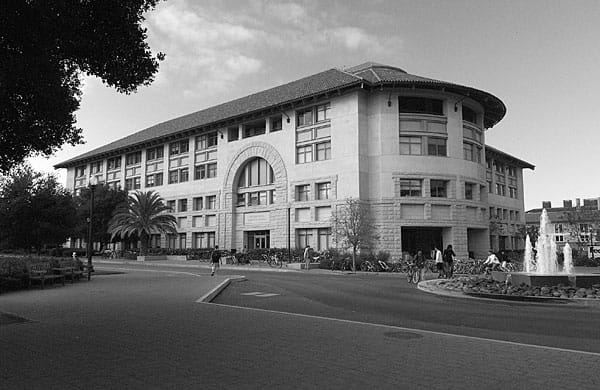
#> input picture Computer Vision Libraries/building.jpeg, 600 x 390 px
$ python canny.py
#> lines starting #> are read from the running program, lines starting #| are printed output that depends on the picture; after the words box and inside, x2 and y2 are one past the last pixel; in counts of white or black regions, pixels touching at a corner belong together
import numpy as np
import matplotlib.pyplot as plt
import cv2 as cv
import math


def convolve(r,c,r2,c2,kernal,img,result):
    for i in range (round(r2/2),r-round(r2/2)):
        for j in range (round(r2/2),c-round(r2/2)):
            i1=round(i-(r2/2))
            for k in range (r2):
                j1=round(j-(r2/2))
                for l in range (c2):
                    result[i,j]+=kernal[k,l]*img[i1,j1]
                    j1=j1+1
                i1=i1+1
    return result

def normalize(tempArray):
    result=np.zeros(tempArray.shape,dtype='uint8')
    minimum=tempArray.min()
    maximum=tempArray.max()
    r,c=tempArray.shape
    for i in range (1,r-1):
        for j in range(1,c-1):
            result[i,j]=((tempArray[i,j]-minimum)*255)/(maximum-minimum)
    return result

def normalizeDirection(directionMatrix):
    r,c=directionMatrix.shape
    for i in range (r):
        for j in range (c):
            if(directionMatrix[i,j]>=-22.5 and directionMatrix[i,j]<22.5):
                directionMatrix[i,j]=0
            elif(directionMatrix[i,j]>=22.5 and directionMatrix[i,j]<67.5):
                directionMatrix[i,j]=45
            elif(directionMatrix[i,j]>=-67.5 and directionMatrix[i,j]<-22.5):
                directionMatrix[i,j]=135
            else:
                # i.e directionMatrix[i,j]>=-90 and directionMatrix[i,j]<-67.5
                # or directionMatrix[i,j]>=67.5 and directionMatrix[i,j]<=90
                directionMatrix[i,j]=90
    return directionMatrix


def hysterisis(r,c,img,copy,highThreshold,lowThreshold):
    for i in range(1,r-1):
        for j in range(1,c-1):

            if(copy[i,j]<=lowThreshold):
                img[i,j]=0

            elif(copy[i,j]>=highThreshold):
                img[i,j]=255

            elif(copy[i,j]>lowThreshold and copy[i,j]<highThreshold):

                if(   copy[i-1,j]>highThreshold
                   or copy[i+1,j]>highThreshold
                   or copy[i,j+1]>highThreshold
                   or copy[i,j-1]>highThreshold
                   or copy[i-1,j-1]>highThreshold
                   or copy[i+1,j+1]>highThreshold
                   or copy[i-1,j+1]>highThreshold
                   or copy[i+1,j-1]>highThreshold):

                    img[i,j]=255

                else:
                    img[i,j]=0

    return img

img=cv.imread('building.jpeg',0)
#> img is the input picture: shape (390, 600); min 0, max 255, mean 109.7
img = np.pad(img, 1, mode='constant', constant_values=0)
#> img: shape (392, 602)
r,c=img.shape
#> r = 392; c = 602

plt.imshow(img,cmap="gray")
plt.title("Original")
plt.show()
plt.close()

gaussImg=cv.GaussianBlur(img,(5,5),0,1)


plt.imshow(gaussImg,cmap="gray")
plt.title("BLUR")
plt.show()
plt.close()

Mx=np.array([[1,0,-1],
             [2,0,-2],
             [1,0,-1]])


My=np.array([[ 1, 2, 1],
             [ 0, 0, 0],
             [-1,-2,-1]])

img_copy2=np.zeros(img.shape,dtype='float64')
sobelX=convolve(r,c,3,3,Mx,gaussImg,img_copy2)
#> after the loop in convolve, `for i in range (round(r2/2),r-round(r2/2)):`:
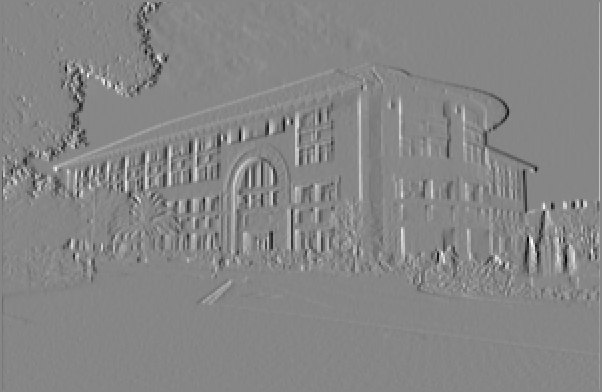
#> result: shape (392, 602) float64; min -522, max 467, mean -1.3; drawn with min black and max white

img_copy3=np.zeros(img.shape,dtype='float64')
sobelY=convolve(r,c,3,3,My,gaussImg,img_copy3)
#> call 2 of convolve, with r = 392, c = 602, r2 = 3, c2 = 3, kernal = array of shape (3, 3)
#> after the loop in convolve (call 2), `for i in range (round(r2/2),r-round(r2/2)):`:
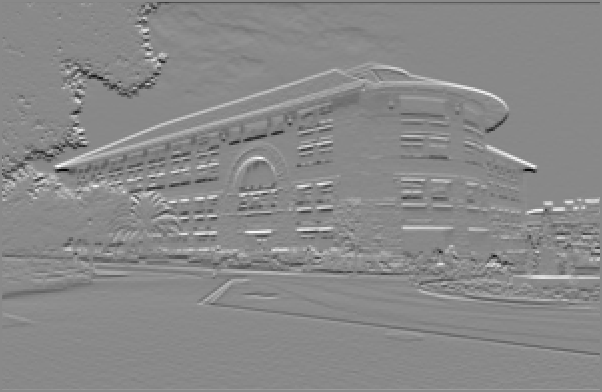
#> result: shape (392, 602) float64; min -562, max 483, mean 0.9; drawn with min black and max white

sobel=np.zeros(img.shape,dtype='uint8')


tempArray=np.zeros(img.shape,dtype='float64')

for i in range (r):
    for j in range (c):
        tempArray[i,j]=((sobelX[i,j]**2)+(sobelY[i,j]**2))**(1/2.0)
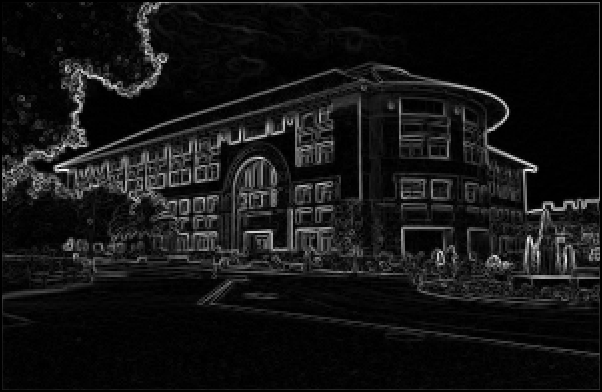
#> tempArray: shape (392, 602) float64; min 0, max 563.9, mean 45.3; drawn with min black and max white

sobel=normalize(tempArray)
#> in normalize, `minimum=tempArray.min()`: minimum = 0
#> in normalize, `maximum=tempArray.max()`: maximum = 563.9

plt.imshow(sobel,cmap="gray")
plt.title("SOBEL")
plt.show()
plt.close()

directionMatrix=np.zeros(img.shape,dtype='float64')

for i in range (r):
    for j in range (c):
        if(sobelX[i,j]!=0):
            directionMatrix[i,j]=math.degrees(math.atan(sobelY[i,j]/sobelX[i,j]))
        else:
            directionMatrix[i,j]=90
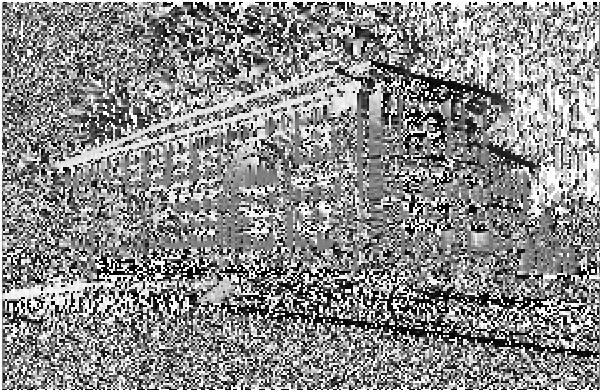
#> directionMatrix: shape (392, 602) float64; min -89.87, max 90, mean 8.7; drawn with min black and max white

directionMatrix=normalizeDirection(directionMatrix)
#> after the loop in normalizeDirection, `for i in range (r):`:
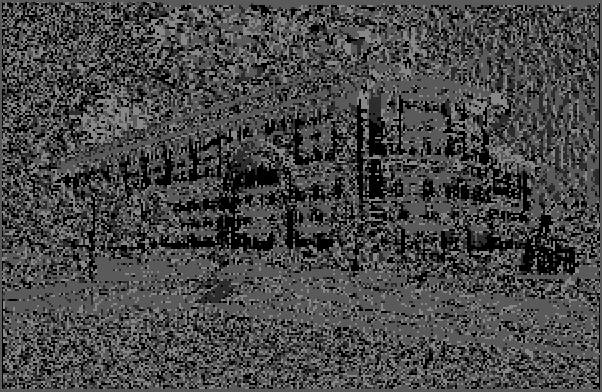
#> directionMatrix: shape (392, 602) float64; min 0, max 135, mean 71.6

# NON MAXIMA SUPPREWSSION
canny=np.zeros(img.shape,dtype='float64')
canny[:][:]=sobel[:][:]

for i in range (1,r-1):
    for j in range (1,c-1):
        if(directionMatrix[i,j]==0):
            if(not(canny[i,j]>canny[i,j-1] and canny[i,j]>canny[i,j+1])):
                canny[i,j]=0
        elif(directionMatrix[i,j]==90):
            if(not(canny[i,j]>canny[i-1,j] and canny[i,j]>canny[i+1,j])):
                canny[i,j]=0
        elif(directionMatrix[i,j]==45):
            if(not(canny[i,j]>canny[i-1,j+1] and canny[i,j]>canny[i+1,j-1])):
                canny[i,j]=0
        elif(directionMatrix[i,j]==135):
            if(not(canny[i,j]>canny[i-1,j-1] and canny[i,j]>canny[i+1,j+1])):
                canny[i,j]=0
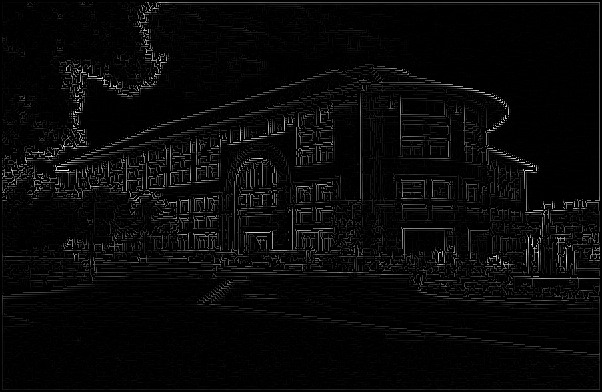
#> canny: shape (392, 602) float64; min 0, max 254, mean 7.9

plt.imshow(canny,cmap="gray")
plt.title("NON MAXIMA SUPPRESSION")
plt.show()
plt.close()

# Double Thresholding

highThresholdRatio=0.2
highThreshold=canny.max()*highThresholdRatio
#> highThreshold = 50.8

lowThresholdRatio=0.12
lowThreshold=highThreshold*lowThresholdRatio
#> lowThreshold = 6.1

# Edge detection using hysteris


copy=np.zeros(img.shape,dtype='float64')
copy[:][:]=canny[:][:]

canny2=np.zeros(img.shape,dtype='float64')
canny2[:][:]=canny[:][:]


canny2=hysterisis(r,c,canny2,copy,highThreshold,lowThreshold)
#> after the loop in hysterisis, `for i in range(1,r-1):`:
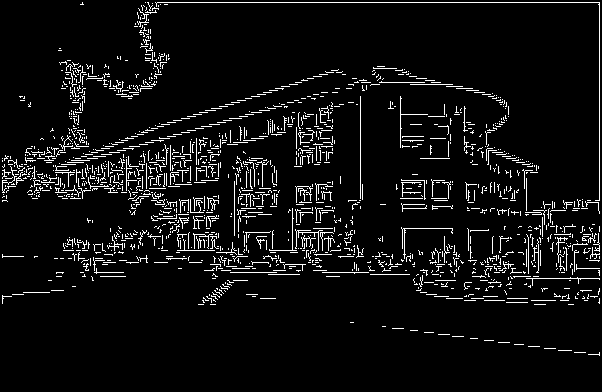
#> img: shape (392, 602) float64; 6.1% white in thin lines or dots, all inside (x1, y1, x2, y2) = (2, 2, 600, 356)

plt.imshow(canny2,cmap="gray")
plt.title("CANNY EDGE DETECTION")
plt.show()
plt.close()


cv.imwrite("cannypic.jpeg",canny2)
